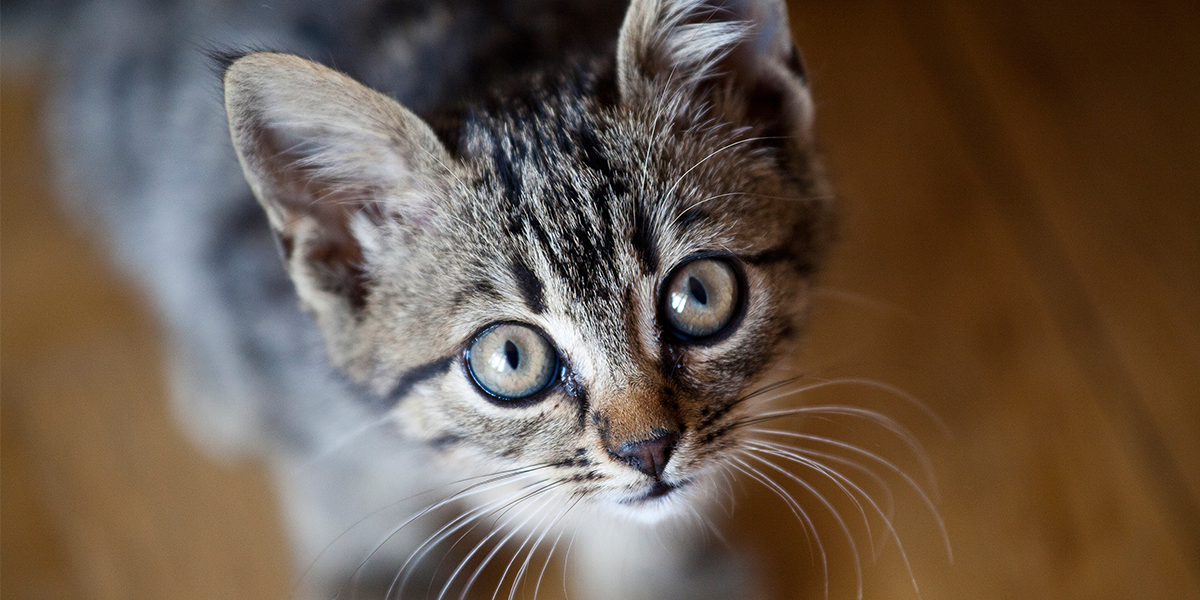
//> input picture Filtering/cat.bmp, 1200 x 600 px
$ ./dissolve_3   (built with g++ and OpenCV 4)
//> lines starting //> are read from the running program, lines starting //| are printed output that depends on the picture
#include "opencv2/opencv.hpp"
#include <iostream>

int main(void) {
	double a = 0.3;

	cv::Mat result;
	cv::Mat cat = cv::imread("cat.bmp", cv::IMREAD_COLOR);
//> cat is the input picture: 600 rows x 1200 cols, CV_8UC3; mean B, G, R 74.9, 88.5, 104.6
	cv::Mat fox = cv::imread("tibetfox.bmp", cv::IMREAD_COLOR);
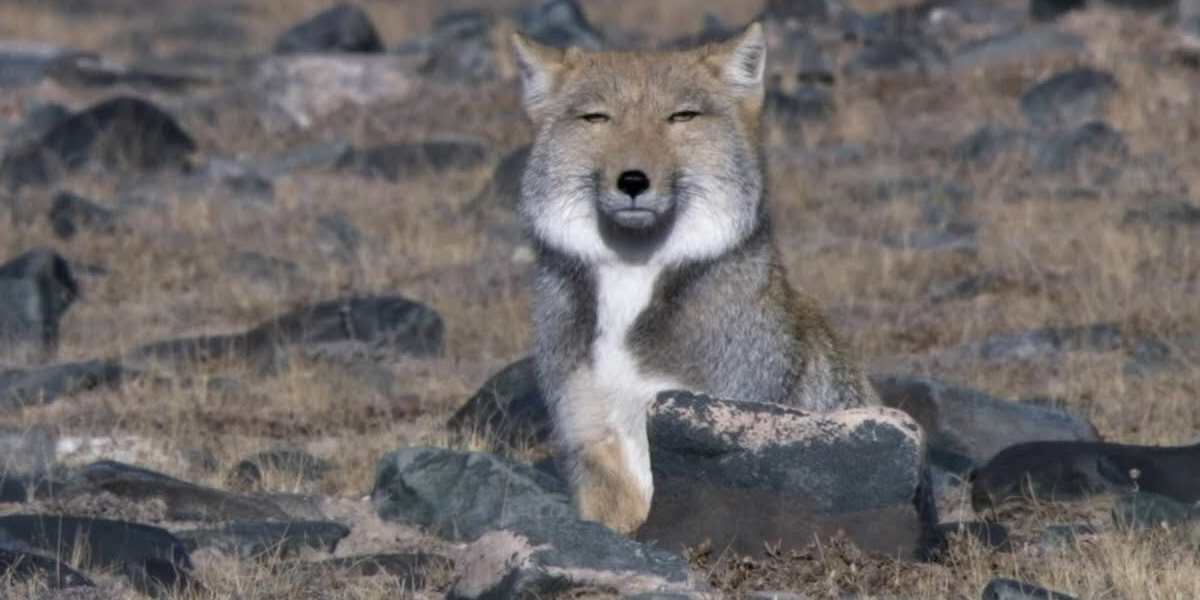
//> input picture Filtering/tibetfox.bmp, 1200 x 600 px
//> fox is the input picture: 600 rows x 1200 cols, CV_8UC3; mean B, G, R 104, 104.4, 108.7
	cat.copyTo(result);

	if (cat.empty()) {
		std::cout << "cat img load fail" << std::endl;
		return -1;
	}

	if (fox.empty()) {
		std::cout << "fox img load fail" << std::endl;
		return -1;
	}

	for (int y = 0; y < cat.rows; y++)
	{
		for (int x = 0; x < fox.cols; x++)
		{
			double b= 0, g = 0, r=0;
			b = cat.at<cv::Vec3b>(y, x)[0] * a + fox.at<cv::Vec3b>(y, x)[0] * (1-a);
			g = cat.at<cv::Vec3b>(y, x)[1] * a + fox.at<cv::Vec3b>(y, x)[1] * (1-a);
			r = cat.at<cv::Vec3b>(y, x)[2] * a + fox.at<cv::Vec3b>(y, x)[2] * (1-a);

			result.at<cv::Vec3b>(y, x)[0] = int(b);
			result.at<cv::Vec3b>(y, x)[1] = int(g);
			result.at<cv::Vec3b>(y, x)[2] = int(r);
		}
	}
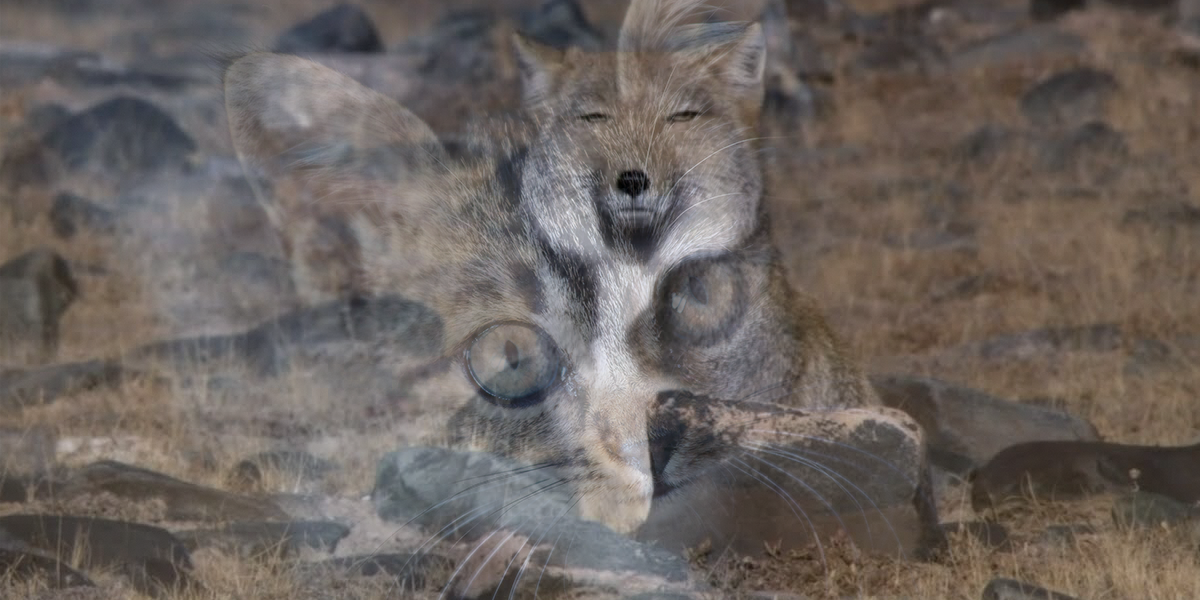
//> result: 600 rows x 1200 cols, CV_8UC3; mean B, G, R 94.8, 99.1, 107

	cv::imshow("dissolve_3", result);
	cv::waitKey(0);

	return 0;
}
